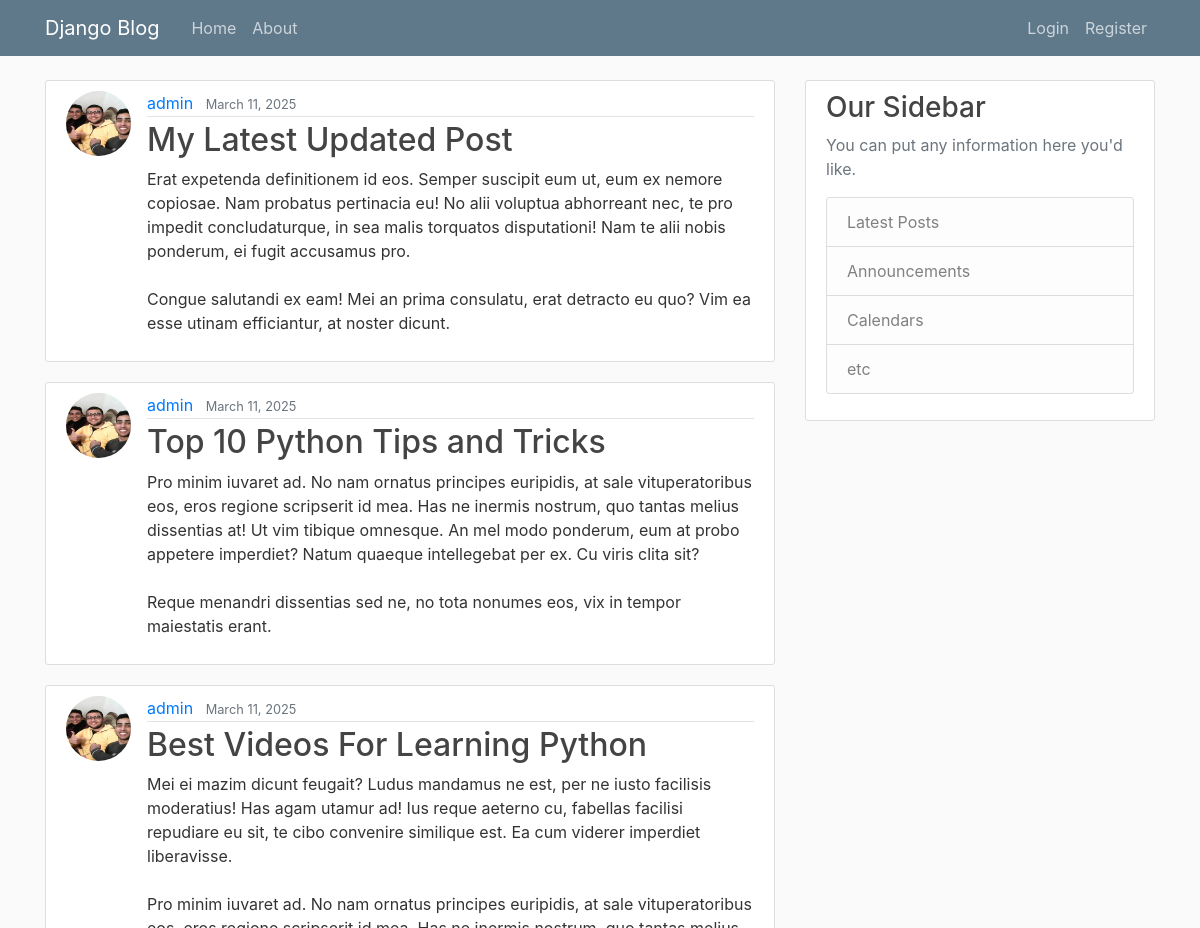
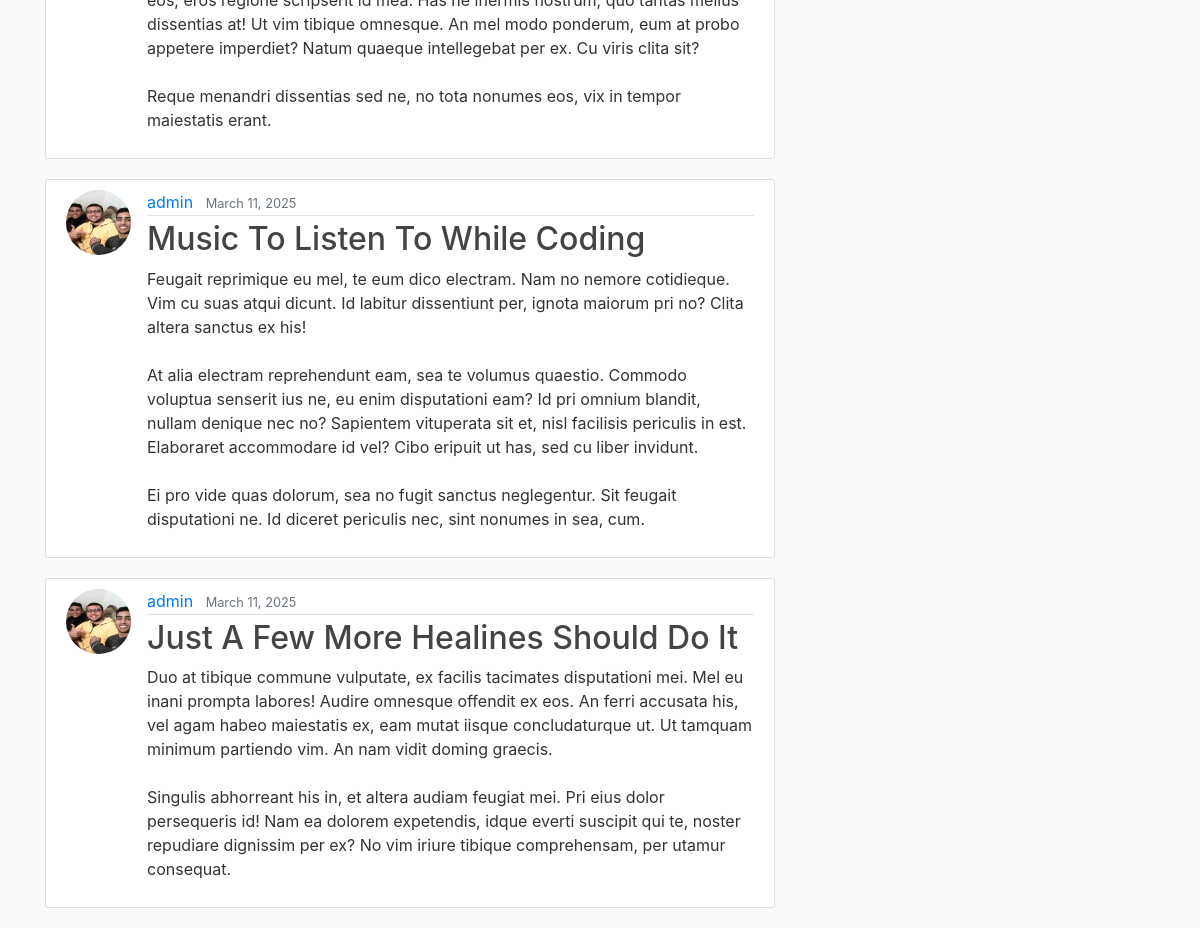
The page / on the database its author committed (2 pictures, top to bottom).
### blog/models.py (models this page shows, shortened)
class Post(models.Model):
    author = models.ForeignKey(User , on_delete=models.CASCADE)
    title = models.CharField(max_length=200)
    content = models.TextField()
    date_posted = models.DateTimeField(default=timezone.now)

### users/models.py (models this page shows, shortened)
class Profile(models.Model):
    user = models.OneToOneField(User, on_delete=models.CASCADE)
    image = models.ImageField(default='default.jpg', upload_to='profile_pics')

### blog/views.py (the view)
# urls.py: path('', PostListView.as_view(), name='blog-home'),
class PostListView(ListView):
    model = Post
    template_name = 'blog/home.html'  # <app>/<model>_<viewtype>.html
    context_object_name = 'posts'
    ordering = ['-date_posted']
    paginate_by = 5

### blog/templates/blog/home.html
{%extends 'blog/base.html'%}
{% block content %}
    {% for post in posts %}
        <article class="media content-section">
            <img src="{{ post.author.profile.image.url }}" class="rounded-circle article-img">
            <div class="media-body">
            <div class="article-metadata">
                <a class="mr-2" href="#">{{ post.author }}</a>
                <small class="text-muted">{{ post.date_posted |date:"F d, Y" }}</small>
            </div>
            <h2><a class="article-title" href="{% url 'post-detail' post.id %}">{{ post.title }}</a></h2>
            <p class="article-content">{{ post.content }}</p>
            </div>
        </article>
    {%endfor %}
{% endblock %}

### blog/templates/blog/base.html (shortened to what this page needs)
{% load static %}
<!DOCTYPE html>
    <html lang="en">
        <head>
            <link rel="stylesheet" href="https://cdn.jsdelivr.net/npm/bootstrap@4.0.0/dist/css/bootstrap.min.css">
            <link rel="stylesheet" type="text/css" href="{% static 'blog/main.css' %}">
        </head>
        <body>
            <header class="site-header">
                <nav class="navbar navbar-expand-md navbar-dark bg-steel fixed-top">
                <div class="container">
                    <a class="navbar-brand mr-4" href="/">Django Blog</a>
                    <div class="collapse navbar-collapse" id="navbarToggle">
                    <div class="navbar-nav mr-auto">
                        <a class="nav-item nav-link" href="{% url 'blog-home' %}">Home</a>
                        <a class="nav-item nav-link" href="{% url 'blog-about' %}">About</a>
                    </div>
                    <div class="navbar-nav">
                      {% if user.is_authenticated %}
                        <a class="nav-item nav-link" href="{% url 'post-create' %}">New Post</a>
                        <a class="nav-item nav-link" href="{%url 'users:profile' %}">Profile</a>
                        <form action="{% url 'users:logout' %}" method="post" class="d-inline">
                          {% csrf_token %}
                          <button type="submit" class="nav-item nav-link btn btn-link">Logout</button>
                        </form>
                      {% else %}
                        <a class="nav-item nav-link" href="{%url 'users:login' %}">Login</a>
                        <a class="nav-item nav-link" href="{%url 'users:register'%}">Register</a>
                      {% endif %}
                    </div>
                    </div>
                </div>
                </nav>
            </header>
            <main role="main" class="container">
                <div class="row">
                  <div class="col-md-8">
                    {% block content %}{% endblock %}
                  </div>
                  <div class="col-md-4">
                    <div class="content-section">
                      <h3>Our Sidebar</h3>
                      <p class='text-muted'>You can put any information here you'd like.
                        <ul class="list-group">
                          <li class="list-group-item list-group-item-light">Latest Posts</li>
                          <li class="list-group-item list-group-item-light">Announcements</li>
                          <li class="list-group-item list-group-item-light">Calendars</li>
                          <li class="list-group-item list-group-item-light">etc</li>
                        </ul>
                      </p>
                    </div>
                  </div>
                </div>
              </main>
        </body>
    </html>

### blog/static/blog/main.css (style rules this page uses)
body { background: #fafafa; color: #333333; margin-top: 5rem; }
h1, h2, h3, h4, h5, h6 { color: #444444; }
ul { margin: 0; }
.bg-steel { background-color: #5f788a; }
.site-header .navbar-nav .nav-link { color: #cbd5db; }
.content-section { background: #ffffff; padding: 10px 20px; border: 1px solid #dddddd; border-radius: 3px; margin-bottom: 20px; }
.article-title { color: #444444; }
.article-content { white-space: pre-line; }
.article-img { height: 65px; width: 65px; margin-right: 16px; }
.article-metadata { padding-bottom: 1px; margin-bottom: 4px; border-bottom: 1px solid #e3e3e3 }

### rows shown on the page
Post: author.profile.image (picture), author "admin", date_posted "March 11, 2025", title "My Latest Updated Post", content "Erat expetenda definitionem id eos. Semper suscipit eum ut, eum ex nemore copiosae. Nam probatus pertinacia eu! No alii voluptua abhorreant nec, te pro impedit concludaturque, in sea malis torquatos disputationi! Nam te alii nobis ponderum, ei fugit accusamus pro. Congue salutandi ex eam! Mei an prima consulatu, erat detracto eu quo? Vim ea esse utinam efficiantur, at noster dicunt."
Post: author.profile.image (picture), author "admin", date_posted "March 11, 2025", title "Top 10 Python Tips and Tricks", content "Pro minim iuvaret ad. No nam ornatus principes euripidis, at sale vituperatoribus eos, eros regione scripserit id mea. Has ne inermis nostrum, quo tantas melius dissentias at! Ut vim tibique omnesque. An mel modo ponderum, eum at probo appetere imperdiet? Natum quaeque intellegebat per ex. Cu viris clita sit? Reque menandri dissentias sed ne, no tota nonumes eos, vix in tempor maiestatis erant."
Post: author.profile.image (picture), author "admin", date_posted "March 11, 2025", title "Best Videos For Learning Python", content "Mei ei mazim dicunt feugait? Ludus mandamus ne est, per ne iusto facilisis moderatius! Has agam utamur ad! Ius reque aeterno cu, fabellas facilisi repudiare eu sit, te cibo convenire similique est. Ea cum viderer imperdiet liberavisse. Pro minim iuvaret ad. No nam ornatus principes euripidis, at sale vituperatoribus eos, eros regione scripserit id mea. Has ne inermis nostrum, quo tantas melius dissentias at! Ut vim tibique omnesque. An mel modo ponderum, eum at probo appetere imperdiet? Natum quaeque intellegebat per ex. Cu viris clita sit? Reque menandri dissentias sed ne, no tota nonumes eos, vix in tempor maiestatis erant."
Post: author.profile.image (picture), author "admin", date_posted "March 11, 2025", title "Music To Listen To While Coding", content "Feugait reprimique eu mel, te eum dico electram. Nam no nemore cotidieque. Vim cu suas atqui dicunt. Id labitur dissentiunt per, ignota maiorum pri no? Clita altera sanctus ex his! At alia electram reprehendunt eam, sea te volumus quaestio. Commodo voluptua senserit ius ne, eu enim disputationi eam? Id pri omnium blandit, nullam denique nec no? Sapientem vituperata sit et, nisl facilisis periculis in est. Elaboraret accommodare id vel? Cibo eripuit ut has, sed cu liber invidunt. Ei pro vide quas dolorum, sea no fugit sanctus neglegentur. Sit feugait disputationi ne. Id diceret periculis nec, sint nonumes in sea, cum."
Post: author.profile.image (picture), author "admin", date_posted "March 11, 2025", title "Just A Few More Healines Should Do It", content "Duo at tibique commune vulputate, ex facilis tacimates disputationi mei. Mel eu inani prompta labores! Audire omnesque offendit ex eos. An ferri accusata his, vel agam habeo maiestatis ex, eam mutat iisque concludaturque ut. Ut tamquam minimum partiendo vim. An nam vidit doming graecis. Singulis abhorreant his in, et altera audiam feugiat mei. Pri eius dolor persequeris id! Nam ea dolorem expetendis, idque everti suscipit qui te, noster repudiare dignissim per ex? No vim iriure tibique comprehensam, per utamur consequat."
